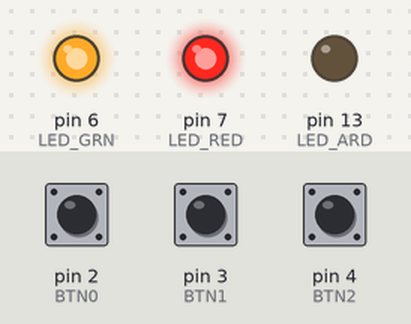
A sketch run on a simulated Arduino Uno, built with avr-gcc and run on an emulated ATmega328P. Parts: output pins drawn as LEDs (lit = HIGH). The test bench sets the inputs (shaded band); at power-on: pin 2 (BTN0) HIGH, pin 4 (BTN2) HIGH, pin 3 (BTN1) HIGH. MIDI output is not drawn.

Above: at 1.9 s.
2.0 s: pin 2 (BTN0) pulled LOW for 0.15 s
At 2.8 s:
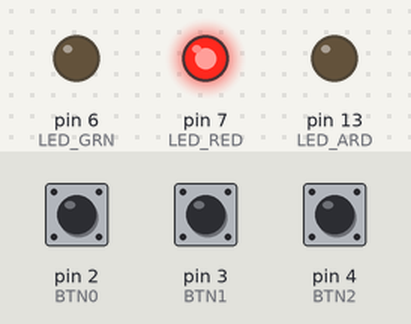
3.6 s: pin 4 (BTN2) pulled LOW for 0.15 s
At 4.0 s:
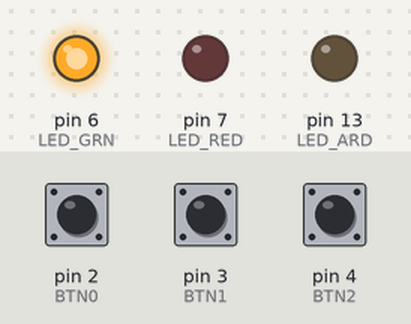
5.2 s: pin 2 (BTN0) pulled LOW for 1 s
At 6.4 s:
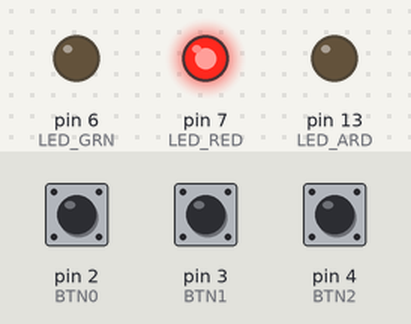
7.7 s: pin 3 (BTN1) pulled LOW for 0.15 s
At 8.3 s:
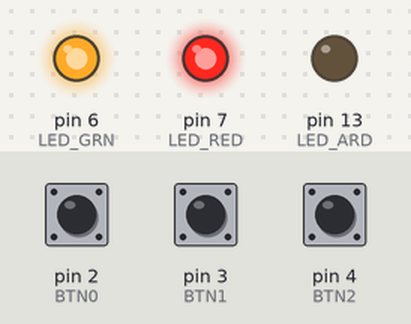
9.3 s: pin 2 (BTN0) driven LOW and pin 3 (BTN1) driven LOW
At 10.5 s:
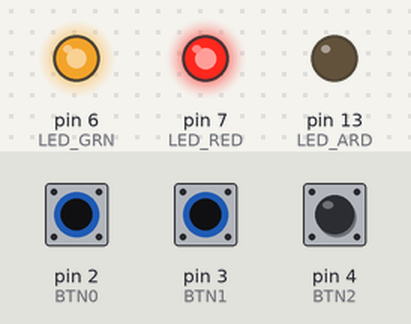
10.8 s: pin 3 (BTN1) driven HIGH
At 11.7 s:
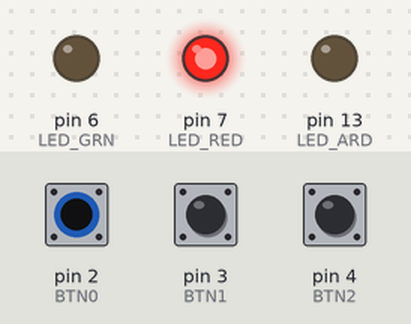
Timing chart, 0 to 13.3 s (numbered marks = the images above; inputs shaded):
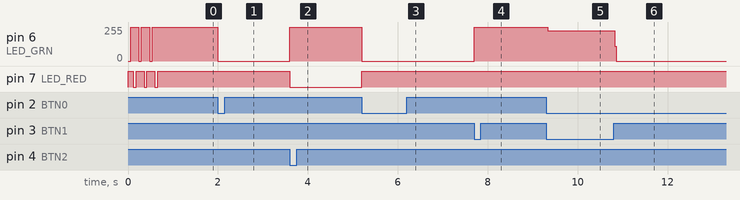

The sketch:

midiVelocity.ino
```cpp
// (licence header left out)
#include <MIDI.h>

//MIDI_CREATE_INSTANCE(SoftwareSerial, SoftSerial, MIDI);
//MIDI_CREATE_INSTANCE(HardwareSerial, Serial, MIDI);
MIDI_CREATE_DEFAULT_INSTANCE();

#define LED_ARD 13           // LED pin on Arduino Uno

#define BTN0 2
#define BTN1 3
#define BTN2 4

#define POT0 0
#define POT1 1

#define LED_GRN 6
#define LED_RED 7

#define DBG 0

int pot0;
int pot1;
int ticks = 0;

//TODO : using a struct would be a plus
boolean button_state[3];
boolean led_state[14];

void BlinkLed(byte led, byte num)         // Basic blink function
{
  // I'm only using this function when debug is enable
  // because delay() imply latency and non real time execution
    for (byte i=0;i<num;i++)
    {
        digitalWrite(led, LOW);
        delay(60);
        digitalWrite(led, HIGH);
        delay(60);
    }
}

void CheckButtonPushed()                    // Return true if button is pressed
{
  // A bit of a funny statement below.
  // digitalRead return HIGH or LOW.
  // We want boolean (true/false) indicators of whether the button are
  // pushed.
  // And button inputs are active low - when a button is pushed, it'll read "LOW"
  for(int i=0; i<3; i++) {
    button_state[i] = (digitalRead(i+2) == LOW);
   }
}

void SetLight(int led, bool state)                       //Light on/off led
{
  led_state[led] = state;
  //if state is true, set light up
  if (state)  digitalWrite(led, LOW);
  else        digitalWrite(led, HIGH);
}

void ToggleLight(int led)                    //Light on/off led
{
  //TODO This function needs to be tested
  if (led_state[led])  digitalWrite(led, LOW);
  else                 digitalWrite(led, HIGH);
  led_state[led] = !led_state[led];
}

void ButtonAction()                       //Light led if button was pressed
{
  // Light on the green led if BTN0 is pressed
  if (button_state[0]) {
    SetLight(LED_GRN, true);
    //And light off red led
    SetLight(LED_RED, false);
  }
  // Light on the red led if BTN2 is pressed
  if (button_state[2]) {
    SetLight(LED_RED, true);
    //And light off green led
    SetLight(LED_GRN, false);
  }
  // Middle button BTN1 clears the selection
  if (button_state[1]) {
    SetLight(LED_GRN, false);
    SetLight(LED_RED, false);
  }
}

void MidiSendAsIs()                 //Send MIDI to out and blink once if debug is enabled
{
    if (DBG) BlinkLed(LED_RED, 1);

    MIDI.send(MIDI.getType(),
              MIDI.getData1(),
              MIDI.getData2(),
              MIDI.getChannel());
}

byte SetVelocityMinMax(byte velocity) //Adjust Velocity Min on POT0 and Velocity Max on POT1
{
    if (DBG) BlinkLed(LED_GRN, 2);

    // velocity need to be between 0 and 127 -> /2
    int velocityMin = pot0/2;
    int velocityMax = pot1/2;
    int velocityModified = velocity;
    //set velocityMin to velocityMax when velocityMin > velocityMax
    if ( velocityMin > velocityMax ) velocityMin = velocityMax;
    if ( velocity < velocityMin ) velocityModified = velocityMin;
    if ( velocity > velocityMax ) velocityModified = velocityMax;
    if ( velocityModified > 127 ) velocityModified = 127;
    if ( velocityModified < 1   ) velocityModified = 1;

    return (byte)velocityModified;
}


byte SetVelocityRangeOff(byte velocity) //Adjust Velocity Range on POT0 and Velocity Offset on POT1
{
    if (DBG) BlinkLed(LED_RED, 1);
    if (DBG) BlinkLed(LED_GRN, 1);

    // velocity need to be between 0 and 127 -> /2
    int range  = pot0/2;
    int offset = pot1/2;

    // we avoid a "saturation"
    //the priority is to keep the velocity's range
    if (offset > 127-range)
      offset = 127-range;

    // Mathematical functin is a*x+b
    // Where :  a is range/127.0
    //          x is velocity
    //          b is offset
    float velocityModified = (range/127.0) * velocity + offset;
    if ( velocityModified > 127) velocityModified = 127;
    if ( velocityModified < 1) velocityModified = 1;

    return (byte)velocityModified;
}


void handleNoteOn(byte channel, byte pitch, byte velocity)
{
    // Do whatever you want when a note is pressed.
    // Try to keep your callbacks short (no delays etc)
    // otherwise it would slow down the loop() and have a bad impact
    // on real-time performance.

    if (MIDI.getChannel() == 1)
    {
      // Analog inputs have an LSB (out of 10 bits) or so noise,
      // leading to "chatter" in the change detector logic.
      // Shifting off the 2 LSBs to remove it
      // value is now between 0 and 255
      pot0 = analogRead(POT0) >> 2;
      pot1 = analogRead(POT1) >> 2;

      byte velocityModified = velocity;

      //if green led is lighted use Min/Max mode
      if (!led_state[LED_RED] && led_state[LED_GRN])
        velocityModified = SetVelocityMinMax(velocity);
      //if red led is lighted use Range/Offset mode
      else if (led_state[LED_RED] && !led_state[LED_GRN])
        velocityModified = SetVelocityRangeOff(velocity);

      MIDI.sendNoteOn(pitch,velocityModified,channel);
      if (DBG) BlinkLed(LED_GRN, 1);
    }
    else
      MIDI.sendNoteOn(pitch,velocity,channel);
}

void setup() {
  // put your setup code here, to run once:
  pinMode(LED_ARD, OUTPUT);

  pinMode(BTN0, INPUT_PULLUP);
  pinMode(BTN1, INPUT_PULLUP);
  pinMode(BTN2, INPUT_PULLUP);

  pinMode(LED_GRN, OUTPUT);
  pinMode(LED_RED, OUTPUT);

  digitalWrite(LED_GRN, HIGH);
  digitalWrite(LED_RED, HIGH);

  for (byte i=0;i<3;i++)
  {
    BlinkLed(LED_GRN, 1);
    BlinkLed(LED_RED, 1);
  }

  // Connect the handleNoteOn function to the library,
  // so it is called upon reception of a NoteOn.
  MIDI.setHandleNoteOn(handleNoteOn);  // Put only the name of the function

  // We want to receive messages on all channels
  MIDI.begin(MIDI_CHANNEL_OMNI);
  //MIDI.begin(1);          // Launch MIDI and listen to channel 1

  MIDI.turnThruOff();
  //MIDI.turnThruOn();
}

void loop() {
  // put your main code here, to run repeatedly:

  CheckButtonPushed();
  ButtonAction();

 if (MIDI.read())                // Is there a MIDI message incoming ?
  {
    switch (MIDI.getType())
      {
        case midi::NoteOn :
          {
            // Do nothing (handler is set)
          }
          break;

        case midi::Clock :
          {
            ticks++;
            if (ticks == 3)
              SetLight(LED_ARD, true);
            else if (ticks == 24) {
              ticks = 0;
              SetLight(LED_ARD, false);
            }
          }
          break;

        case midi::Start :
          {
            ticks = 0;
          }
          break;

        default:
          {
            //send stuff
            MidiSendAsIs();
          }
          break;
      }
  }
}
```

Measured:
- after the input at 2.0 s, pin 6 (LED_GRN): 255/255 → 0/255 at once
- after the input at 3.6 s, pin 6 (LED_GRN): 0/255 → 255/255 at once; pin 7 (LED_RED): HIGH → LOW at once
- after the input at 5.2 s, pin 6 (LED_GRN): 255/255 → 0/255 at once; pin 7 (LED_RED): LOW → HIGH at once
- after the input at 7.7 s, pin 6 (LED_GRN): 0/255 → 255/255 at once
- after the input at 9.3 s, pin 6 (LED_GRN): 255/255 → 227/255 at once
- after the input at 10.8 s, pin 6 (LED_GRN): 227/255 → 0/255 at once
